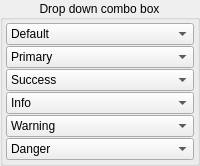
       <widget class="QGroupBox" name="groupBox_2">
        <property name="styleSheet">
         <string notr="true"/>
        </property>
        <property name="title">
         <string>Drop down combo box</string>
        </property>
        <property name="alignment">
         <set>Qt::AlignCenter</set>
        </property>
        <property name="flat">
         <bool>false</bool>
        </property>
        <property name="checkable">
         <bool>false</bool>
        </property>
        <layout class="QVBoxLayout" name="verticalLayout_2">
         <property name="spacing">
          <number>1</number>
         </property>
         <property name="leftMargin">
          <number>3</number>
         </property>
         <property name="topMargin">
          <number>3</number>
         </property>
         <property name="rightMargin">
          <number>3</number>
         </property>
         <property name="bottomMargin">
          <number>3</number>
         </property>
         <item>
          <widget class="QComboBox" name="comboBox">
           <property name="cursor">
            <cursorShape>PointingHandCursor</cursorShape>
           </property>
           <property name="styleSheet">
            <string notr="true"/>
           </property>
           <property name="editable">
            <bool>false</bool>
           </property>
           <property name="type" stdset="0">
            <string/>
           </property>
           <item>
            <property name="text">
             <string>Default</string>
            </property>
           </item>
           <item>
            <property name="text">
             <string>新建项目</string>
            </property>
           </item>
           <item>
            <property name="text">
             <string>新建项目</string>
            </property>
           </item>
           <item>
            <property name="text">
             <string>新建项目</string>
            </property>
           </item>
          </widget>
         </item>
         <item>
          <widget class="QComboBox" name="comboBox_2">
           <property name="cursor">
            <cursorShape>PointingHandCursor</cursorShape>
           </property>
           <property name="editable">
            <bool>false</bool>
           </property>
           <property name="type" stdset="0">
            <string>primary</string>
           </property>
           <item>
            <property name="text">
             <string>Primary</string>
            </property>
           </item>
           <item>
            <property name="text">
             <string>新建项目</string>
            </property>
           </item>
           <item>
            <property name="text">
             <string>新建项目</string>
            </property>
           </item>
           <item>
            <property name="text">
             <string>新建项目</string>
            </property>
           </item>
          </widget>
         </item>
         <item>
          <widget class="QComboBox" name="comboBox_3">
           <property name="cursor">
            <cursorShape>PointingHandCursor</cursorShape>
           </property>
           <property name="editable">
            <bool>false</bool>
           </property>
           <property name="type" stdset="0">
            <string>success</string>
           </property>
           <item>
            <property name="text">
             <string>Success</string>
            </property>
           </item>
           <item>
            <property name="text">
             <string>新建项目</string>
            </property>
           </item>
           <item>
            <property name="text">
             <string>新建项目</string>
            </property>
           </item>
           <item>
            <property name="text">
             <string>新建项目</string>
            </property>
           </item>
          </widget>
         </item>
         <item>
          <widget class="QComboBox" name="comboBox_4">
           <property name="cursor">
            <cursorShape>PointingHandCursor</cursorShape>
           </property>
           <property name="editable">
            <bool>false</bool>
           </property>
           <property name="type" stdset="0">
            <string>info</string>
           </property>
           <item>
            <property name="text">
             <string>Info</string>
            </property>
           </item>
           <item>
            <property name="text">
             <string>新建项目</string>
            </property>
           </item>
           <item>
            <property name="text">
             <string>新建项目</string>
            </property>
           </item>
           <item>
            <property name="text">
             <string>新建项目</string>
            </property>
           </item>
          </widget>
         </item>
         <item>
          <widget class="QComboBox" name="comboBox_5">
           <property name="cursor">
            <cursorShape>PointingHandCursor</cursorShape>
           </property>
           <property name="editable">
            <bool>false</bool>
           </property>
           <property name="type" stdset="0">
            <string>warning</string>
           </property>
           <item>
            <property name="text">
             <string>Warning</string>
            </property>
           </item>
           <item>
            <property name="text">
             <string>新建项目</string>
            </property>
           </item>
           <item>
            <property name="text">
             <string>新建项目</string>
            </property>
           </item>
           <item>
            <property name="text">
             <string>新建项目</string>
            </property>
           </item>
          </widget>
         </item>
         <item>
          <widget class="QComboBox" name="comboBox_6">
           <property name="cursor">
            <cursorShape>PointingHandCursor</cursorShape>
           </property>
           <property name="editable">
            <bool>false</bool>
           </property>
           <property name="type" stdset="0">
            <string>danger</string>
           </property>
           <item>
            <property name="text">
             <string>Danger</string>
            </property>
           </item>
           <item>
            <property name="text">
             <string>新建项目</string>
            </property>
           </item>
           <item>
            <property name="text">
             <string>---------</string>
            </property>
           </item>
           <item>
            <property name="text">
             <string>新建项目</string>
            </property>
           </item>
           <item>
            <property name="text">
             <string>新建项目</string>
            </property>
           </item>
          </widget>
         </item>
        </layout>
       </widget>
